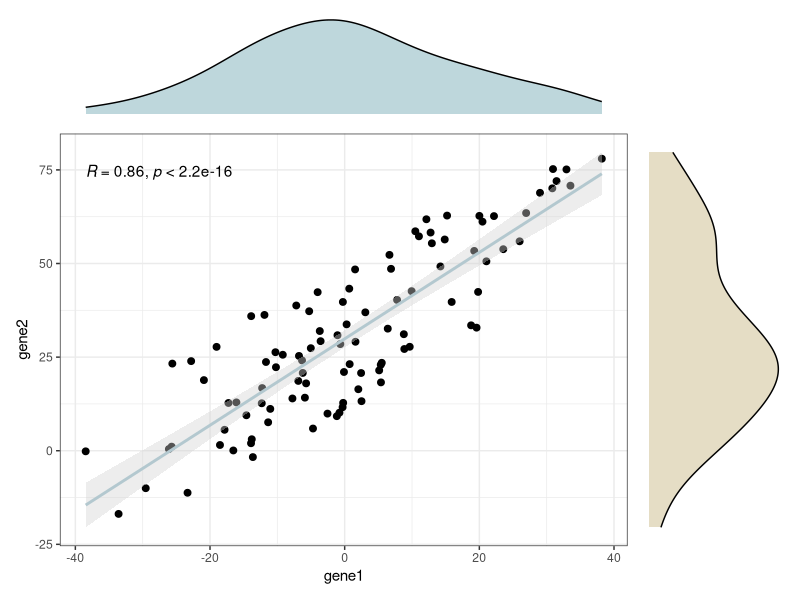
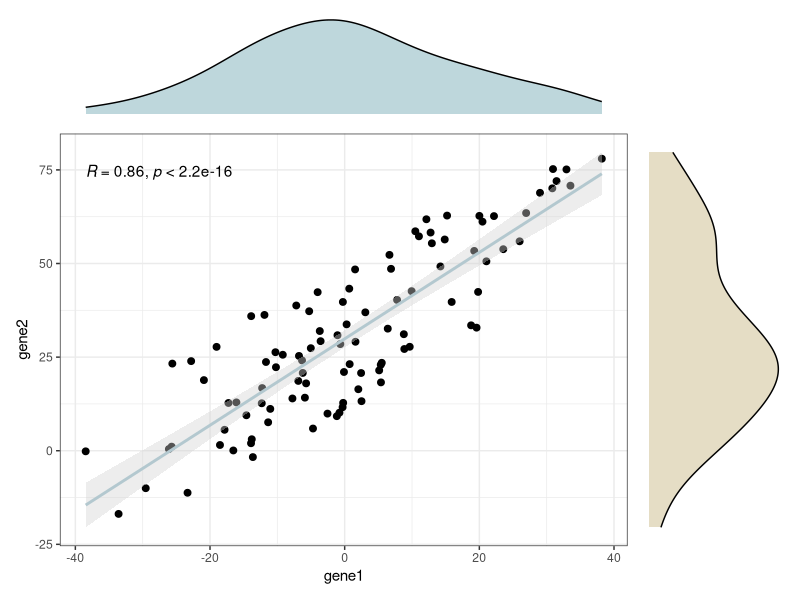

Write the R code that produced these figures, in order.
# https://mp.weixin.qq.com/s/g9IoL5H7EWypLOxRByVKEg
setwd("/home/wtian/play_ground/plot/scatter")

library(ggpubr)
library(gridExtra)

set.seed(14)
gene1 = rnorm(100,sd = 18)
gene2 = gene1 + runif(100,min = 10,max = 50)
dat <- data.frame(gene1 = gene1, 
                  gene2 = gene2)
head(dat)

p1 <- ggscatter( dat, x = "gene1", y = "gene2",
           add = "reg.line", conf.int = TRUE,
           add.params = list(color = "#B3C8CF", fill = "lightgray"))+
  stat_cor()+  # 默认是pearson相关系数 ，也可以设置method = "spearman"
  theme_bw()

p2 <- ggplot(dat, aes(gene1)) +
  geom_density(fill = "#BED7DC") +
  theme_void()

p3 <- ggplot(dat, aes(gene2)) +
  geom_density(fill = "#E5DDC5") +
  coord_flip() +
  theme_void()

library(patchwork)
empty_plot <- plot_spacer()
f = c("AAAAD
       BBBBC
       BBBBC
       BBBBC
       BBBBC")
p2+p1+p3+ empty_plot + plot_layout(design = f)
# 保存
ggsave("01_cor_scatter_with_side_density.png", width = 8, height = 8)